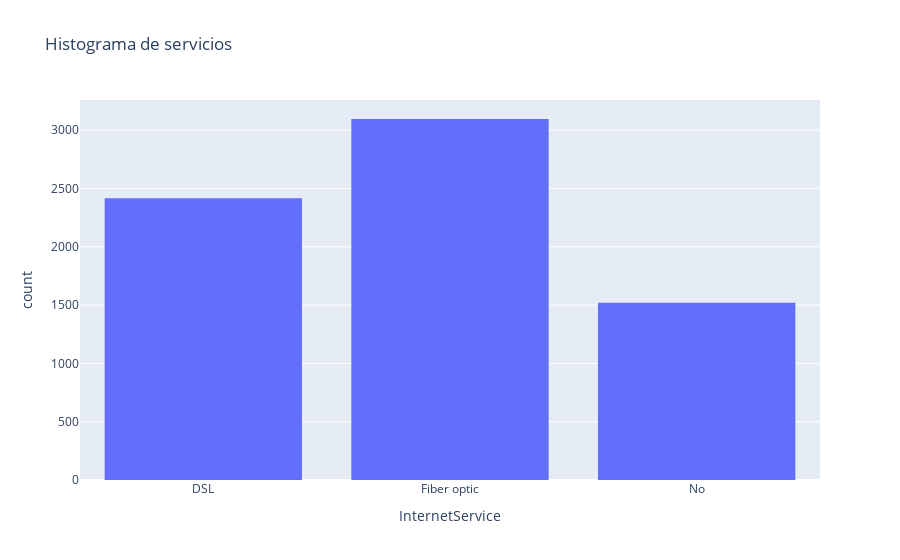
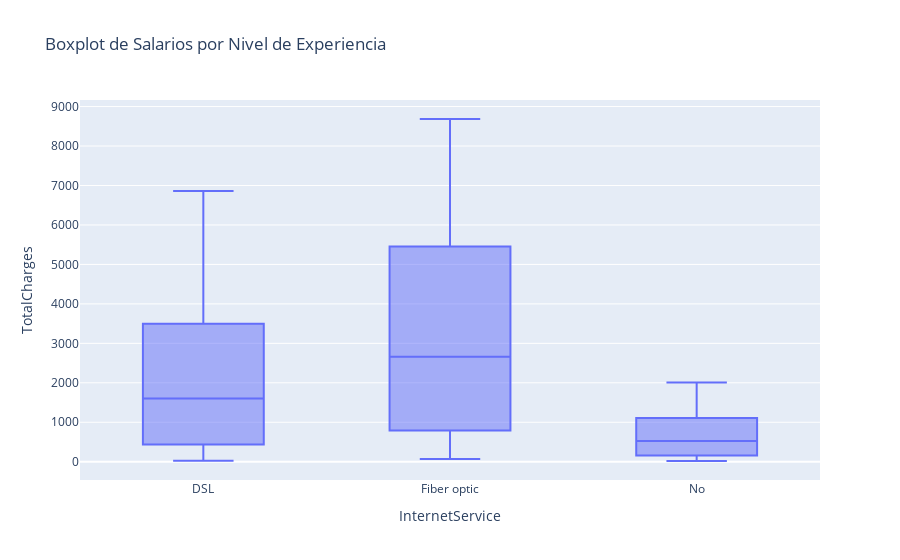

The code cell stored with these charts, in order, in its notebook:
### Markdown cell above
- Crear dos tipos diferentes de visualizaciones exploratorias univariadas. Cada visualización debe incluir una breve interpretación dentro del archivo de código

### Code cell
fig = px.histogram(df, x='InternetService', nbins=10, title='Histograma de servicios')
# Mostrar la figura
fig.show()

# Crear el boxplot
fig = px.box(df, x='InternetService', y='TotalCharges', title='Boxplot de Salarios por Nivel de Experiencia')
# Mostrar la figura
fig.show()

### Figure 1 — Plotly figure (JSON) as saved in the notebook; plotly's stock layout.template omitted (floating-point values rounded to 4 significant figures; data arrays with more than 128 entries replaced by an {"elided": "..."} marker saying what was removed)
{"data": [{"alignmentgroup": "True", "bingroup": "x", "hovertemplate": "InternetService=%{x}<br>count=%{y}<extra></extra>", "legendgroup": "", "marker": {"color": "#636efa", "pattern": {"shape": ""}}, "name": "", "nbinsx": 10, "offsetgroup": "", "orientation": "v", "showlegend": false, "type": "histogram", "x": {"elided": "7032 str values"}, "xaxis": "x", "yaxis": "y"}], "layout": {"barmode": "relative", "legend": {"tracegroupgap": 0}, "title": {"text": "Histograma de servicios"}, "xaxis": {"anchor": "y", "domain": [0, 1], "title": {"text": "InternetService"}}, "yaxis": {"anchor": "x", "domain": [0, 1], "title": {"text": "count"}}}}

### Figure 2 — Plotly figure (JSON) as saved in the notebook; plotly's stock layout.template omitted (floating-point values rounded to 4 significant figures; data arrays with more than 128 entries replaced by an {"elided": "..."} marker saying what was removed)
{"data": [{"alignmentgroup": "True", "hovertemplate": "InternetService=%{x}<br>TotalCharges=%{y}<extra></extra>", "legendgroup": "", "marker": {"color": "#636efa"}, "name": "", "notched": false, "offsetgroup": "", "orientation": "v", "showlegend": false, "type": "box", "x": {"elided": "7032 str values"}, "x0": " ", "xaxis": "x", "y": {"elided": "7032 float values"}, "y0": " ", "yaxis": "y"}], "layout": {"boxmode": "group", "legend": {"tracegroupgap": 0}, "title": {"text": "Boxplot de Salarios por Nivel de Experiencia"}, "xaxis": {"anchor": "y", "domain": [0, 1], "title": {"text": "InternetService"}}, "yaxis": {"anchor": "x", "domain": [0, 1], "title": {"text": "TotalCharges"}}}}
